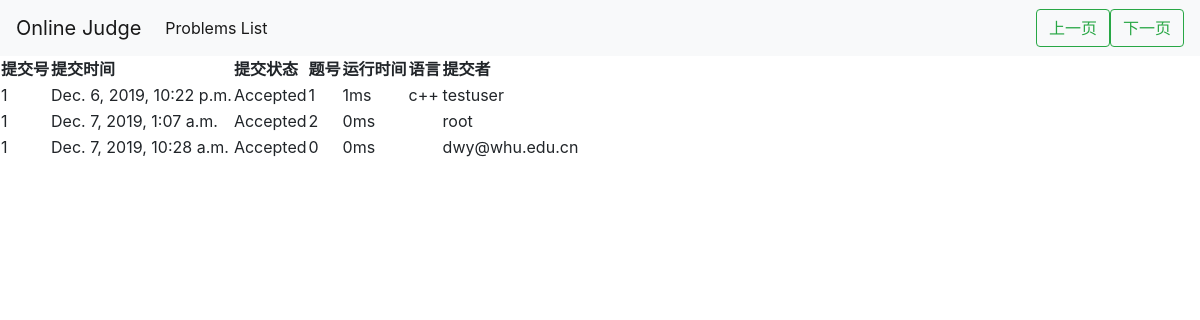
Screenshot of /oj/status/3/ with the database file from the repository.
### oj/models.py (models this page shows)
class Submission(models.Model):
    submit_count = 0
    subm_id = models.IntegerField(default=0)
    prob_id = models.IntegerField(default=0)
    sub_time = models.DateTimeField('add_time',auto_now_add = True)
    exe_time = models.IntegerField()
    value = models.TextField()
    user = models.CharField(max_length=20)
    language =  models.CharField(max_length=10)
    status = models.CharField(max_length=20)

### oj/views.py (the view)
# urls.py: path('status/<int:page>/',views.status,name='status'),
def status(request,page):
    PAGENUM = 3
    start = (page-1) * PAGENUM
    stop = page * PAGENUM
    sub_count = Submission.objects.count()
    last_page = (sub_count-1) // PAGENUM + 1
    if stop > sub_count:
        stop = sub_count
    myslice = slice(start,stop,1)
    submissions = Submission.objects.order_by('-subm_id')
    submissions = submissions[myslice]
    return render(request,'status.html',{'submissions': submissions,'page' : page,'last_page' : last_page, 'pre_page' : page-1 , 'next_page' : page+1})

### oj/templates/status.html (shortened to what this page needs)
<!DOCTYPE html>
<html>
    <head>
        <link rel="stylesheet" href="https://stackpath.bootstrapcdn.com/bootstrap/4.3.1/css/bootstrap.min.css">
    </head>
    <body>
        <nav class="navbar navbar-expand-lg navbar-light bg-light">
            <a class="navbar-brand" href="/oj/">Online Judge</a>
            <div class="collapse navbar-collapse" id="navbarSupportedContent">
              <ul class="navbar-nav mr-auto">
                <li class="nav-item active">
                  <a class="nav-link" href="/oj/problems/p1/">Problems List <span class="sr-only">(current)</span></a>
                </li>
              </ul>
              <form class="form-inline my-2 my-lg-0">
                {% if page != 1 %}
                <a href="{% url 'status' page=pre_page %}" class="btn btn-outline-success my-2 my-sm-0"> 上一页 <span class="sr-only">(current)</span></a>
                {% endif %}
                {% if page != last_page %}
                <a href="{% url 'status' page=next_page %}" class="btn btn-outline-success my-2 my-sm-0"> 下一页 <span class="sr-only">(current)</span></a>
                {% endif %}
              </form>
            </div>
          </nav>
        <table>
            <tr>
                <th>
                    提交号
                </th>
                <th>
                    提交时间
                </th>
                <th>
                    提交状态
                </th>
                <th>
                    题号
                </th>
                <th>
                    运行时间
                </th>
                <th>
                    语言
                </th>
                <th>
                    提交者
                </th>
            </tr>
            {% for submission in submissions %}
                <tr>
                    <td>
                        {{submission.subm_id}}
                    </td>
                    <td>
                        {{submission.sub_time}}
                    </td>
                    <td>
                        {{submission.status}}
                    </td>
                    <td>
                        {{submission.prob_id}}
                    </td>
                    <td>
                        {{submission.exe_time}}ms
                    </td>
                    <td>
                        {{submission.language}}
                    </td>
                    <td>
                        {{submission.user}}
                    </td>
                </tr>
            {% endfor %}
        </table>
    </body>
</html>

### oj/templates/status.html (style rules this page uses)
body { margin: 0; }

### rows the page displays
Submission: subm_id "1", sub_time "Dec. 6, 2019, 10:22 p.m.", status "Accepted", prob_id "1", exe_time "1", language "c++", user "testuser"
Submission: subm_id "1", sub_time "Dec. 7, 2019, 1:07 a.m.", status "Accepted", prob_id "2", exe_time "0", user "root"
Submission: subm_id "1", sub_time "Dec. 7, 2019, 10:28 a.m.", status "Accepted", prob_id "0", exe_time "0", user "dwy@whu.edu.cn"
